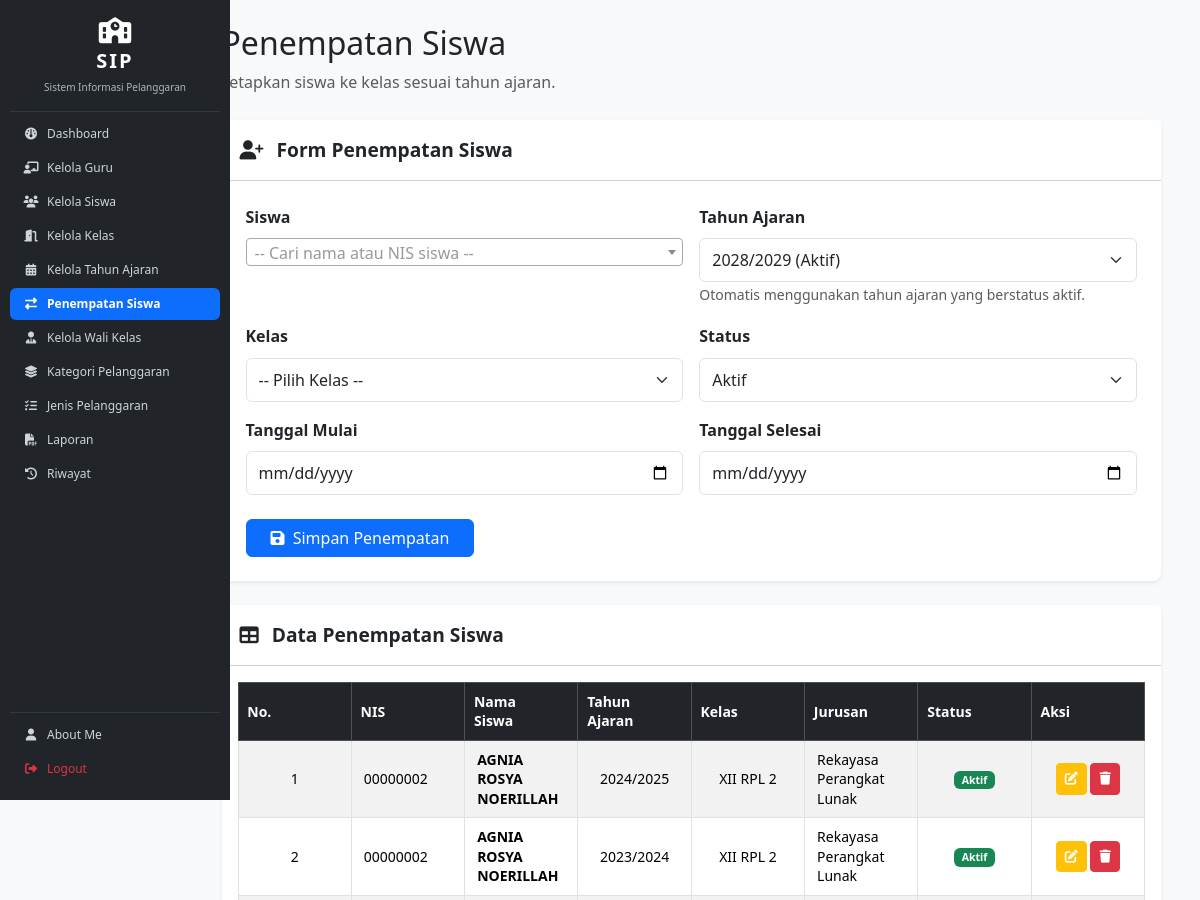
Page /penempatan_siswa.php (signed in, upper part) on the earlier database version.
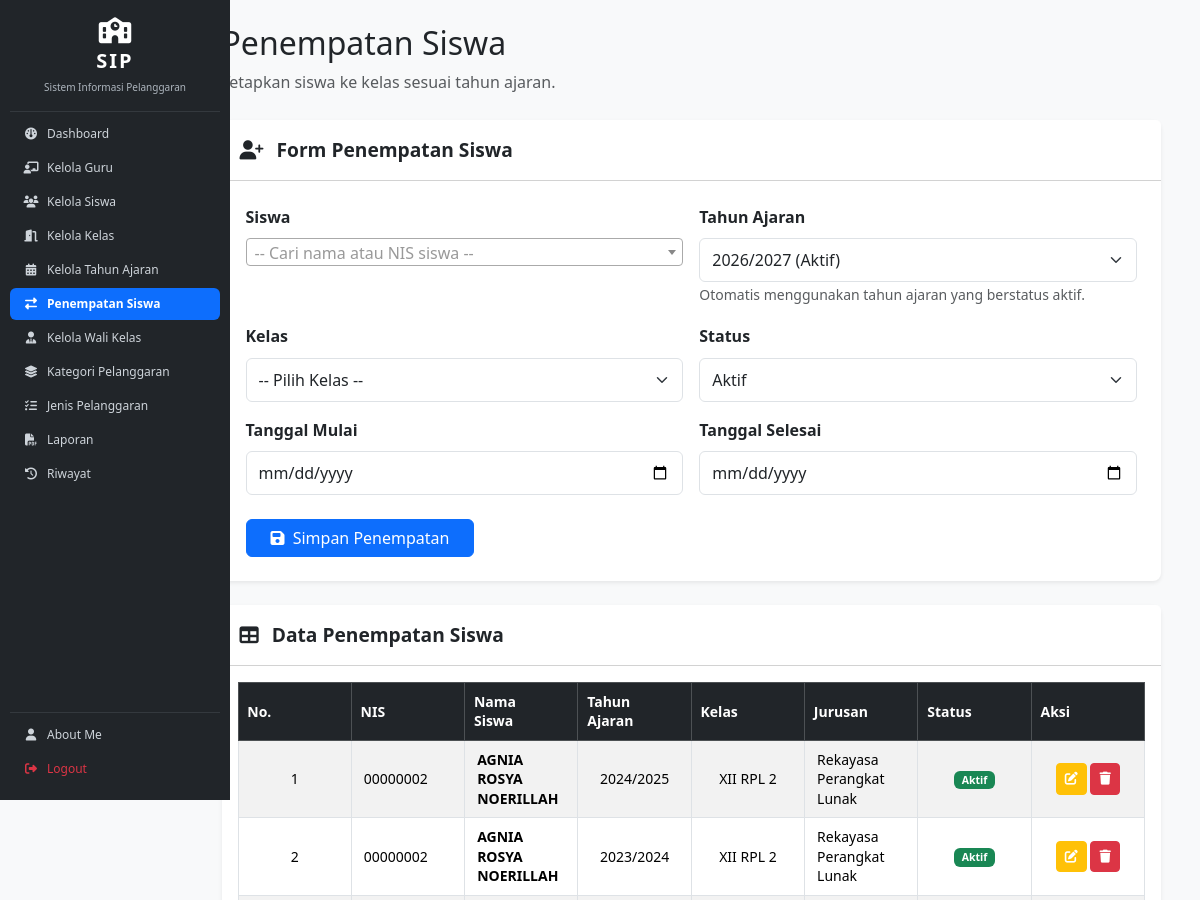
Same page on the later database version.
### tables this page shows
CREATE TABLE `t_tahun_ajaran` (
  `id` int(11) NOT NULL,
  `nama` varchar(20) DEFAULT NULL,
  `tanggal_mulai` date NOT NULL,
  `tanggal_selesai` date NOT NULL,
  `status_aktif` tinyint(1) NOT NULL,
  `created_at` timestamp NOT NULL DEFAULT current_timestamp(),
  `updated_at` timestamp NOT NULL DEFAULT current_timestamp()
);

### penempatan_siswa.php (the view, shortened to what the changed rows need)
<?php
include 'config/koneksi.php';
$tahun = mysqli_query($koneksi, "
    SELECT id, nama
    FROM t_tahun_ajaran
    WHERE status_aktif = 1
    ORDER BY tanggal_mulai DESC, id DESC
    LIMIT 1
");
?>
<!DOCTYPE html>
<html lang="id">
<head>
    <link href="https://cdn.jsdelivr.net/npm/bootstrap@5.3.3/dist/css/bootstrap.min.css" rel="stylesheet">
    <link rel="stylesheet" href="https://cdnjs.cloudflare.com/ajax/libs/font-awesome/6.4.0/css/all.min.css">
    <link href="https://cdn.jsdelivr.net/npm/select2@4.1.0-rc.0/dist/css/select2.min.css" rel="stylesheet">
    <link href="https://cdn.datatables.net/2.3.4/css/dataTables.bootstrap5.min.css" rel="stylesheet">
    <link rel="stylesheet" href="layout/style.css">
</head>
<body class="bg-light">
<div class="container-fluid">
    <div class="row">
        <?php include 'layout/sidebar.php'; ?>
        <main class="col-md-9 ms-sm-auto col-lg-10 p-4">
            <header class="mb-4">
                <h2 class="fw-normal">Penempatan Siswa</h2>
            </header>
            <div class="card shadow-sm border-0 rounded-3 mb-4">
                <div class="card-body p-4">
                    <form action="proses_simpan_penempatan.php" method="POST">
                        <div class="row g-3">
                            <div class="col-md-6">
                                <label class="form-label fw-semibold">Tahun Ajaran</label>
                                <select name="tahun_ajaran_id" class="form-select" required>
                                    <?php if ($tahun && mysqli_num_rows($tahun) > 0): ?>
                                        <?php $ta_aktif = mysqli_fetch_assoc($tahun); ?>
                                        <option value="<?= (int)$ta_aktif['id']; ?>" selected>
                                            <?= htmlspecialchars($ta_aktif['nama']); ?> (Aktif)
                                        </option>
                                    <?php else: ?>
                                        <option value="" selected disabled>Belum ada tahun ajaran aktif</option>
                                    <?php endif; ?>
                                </select>
                                <small class="text-muted">Otomatis menggunakan tahun ajaran yang berstatus aktif.</small>
                            </div>
                        </div>
                    </form>
                </div>
            </div>
            <div class="card shadow-sm border-0 rounded-3">
                <div class="card-body">
                    <div class="table-responsive">
                        <table id="tabelPenempatan"
                               class="table table-striped table-bordered table-hover align-middle w-100">
                            <thead class="table-dark text-center">
                                <tr>
                                    <th>No.</th>
                                    <th>NIS</th>
                                    <th>Nama Siswa</th>
                                    <th>Tahun Ajaran</th>
                                    <th>Kelas</th>
                                    <th>Jurusan</th>
                                    <th>Status</th>
                                    <th>Aksi</th>
                                </tr>
                            </thead>
                        </table>
                    </div>
                </div>
            </div>
        </main>
    </div>
</div>
</body>
</html>

Differences in the rows shown:
no longer on this page (row edited): t_tahun_ajaran: tahun_ajaran_id "2028/2029 (Aktif)"
now on this page (row edited): t_tahun_ajaran: tahun_ajaran_id "2026/2027 (Aktif)"
